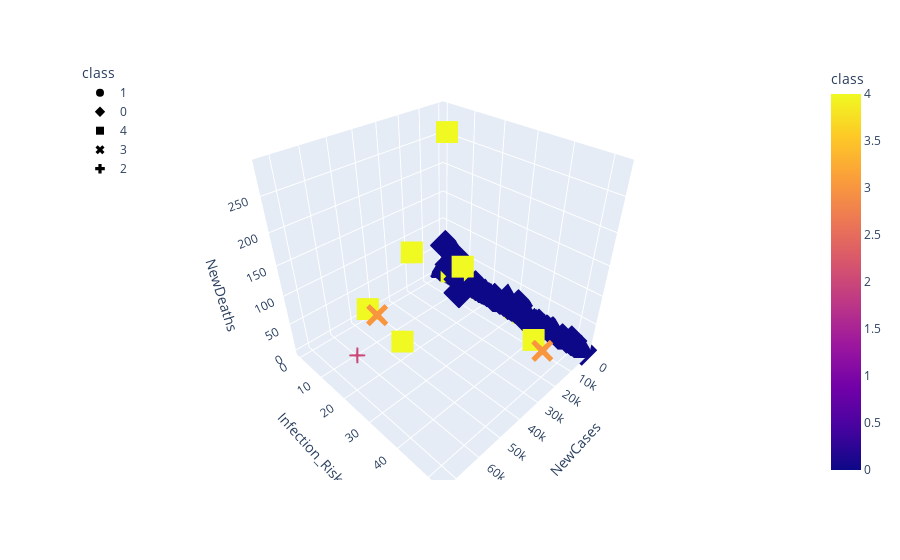

The notebook cell saved with this chart:
### Code cell
fig = px.scatter_3d(
    covid_data_df,
    x="NewCases",
    y="Infection_Risk",
    z="NewDeaths",
    color="class",
    symbol="class"
)
fig.update_layout(legend=dict(x=0, y=1))
fig.show()

### Figure 1 — Plotly figure (JSON) as saved in the notebook; plotly's stock layout.template omitted (floating-point values rounded to 4 significant figures; data arrays with more than 128 entries replaced by an {"elided": "..."} marker saying what was removed)
{"data": [{"hovertemplate": "class=%{marker.color}<br>NewCases=%{x}<br>Infection_Risk=%{y}<br>NewDeaths=%{z}<extra></extra>", "legendgroup": "1", "marker": {"color": [1, 1], "coloraxis": "coloraxis", "symbol": "circle"}, "mode": "markers", "name": "1", "scene": "scene", "showlegend": true, "type": "scatter3d", "x": [0, 0], "y": [24.47, 24.47], "z": [0, 0]}, {"hovertemplate": "class=%{marker.color}<br>NewCases=%{x}<br>Infection_Risk=%{y}<br>NewDeaths=%{z}<extra></extra>", "legendgroup": "0", "marker": {"color": {"elided": "340 int values"}, "coloraxis": "coloraxis", "symbol": "diamond"}, "mode": "markers", "name": "0", "scene": "scene", "showlegend": true, "type": "scatter3d", "x": {"elided": "340 int values"}, "y": {"elided": "340 float values"}, "z": {"elided": "340 int values"}}, {"hovertemplate": "class=%{marker.color}<br>NewCases=%{x}<br>Infection_Risk=%{y}<br>NewDeaths=%{z}<extra></extra>", "legendgroup": "4", "marker": {"color": [4, 4, 4, 4, 4, 4, 4, 4, 4, 4, 4, 4, 4, 4, 4, 4, 4, 4, 4, 4, 4, 4, 4, 4, 4, 4, 4, 4, 4, 4, 4, 4], "coloraxis": "coloraxis", "symbol": "square"}, "mode": "markers", "name": "4", "scene": "scene", "showlegend": true, "type": "scatter3d", "x": [0, 15291, 0, 48245, 493, 839, 46685, 12305, 0, 24892, 0, 0, 0, 11710, 0, 0, 0, 15291, 0, 48245, 493, 839, 46685, 12305, 0, 24892, 0, 0, 0, 11710, 0, 0], "y": [13.94, 12.26, 24.69, 5.33, 15.8, 4.32, 18.17, 42.87, 32.98, 5.33, 39.83, 17.97, 29.78, 16.22, 35.98, 4.14, 13.94, 12.26, 24.69, 5.33, 15.8, 4.32, 18.17, 42.87, 32.98, 5.33, 39.83, 17.97, 29.78, 16.22, 35.98, 4.14], "z": [0, 287, 0, 38, 0, 11, 14, 17, 0, 97, 0, 0, 0, 74, 0, 0, 0, 287, 0, 38, 0, 11, 14, 17, 0, 97, 0, 0, 0, 74, 0, 0]}, {"hovertemplate": "class=%{marker.color}<br>NewCases=%{x}<br>Infection_Risk=%{y}<br>NewDeaths=%{z}<extra></extra>", "legendgroup": "3", "marker": {"color": [3, 3, 3, 3, 3, 3, 3, 3], "coloraxis": "coloraxis", "symbol": "x"}, "mode": "markers", "name": "3", "scene": "scene", "showlegend": true, "type": "scatter3d", "x": [0, 0, 48717, 12387, 0, 0, 48717, 12387], "y": [39.68, 24.62, 9.98, 46.05, 39.68, 24.62, 9.98, 46.05], "z": [0, 0, 42, 7, 0, 0, 42, 7]}, {"hovertemplate": "class=%{marker.color}<br>NewCases=%{x}<br>Infection_Risk=%{y}<br>NewDeaths=%{z}<extra></extra>", "legendgroup": "2", "marker": {"color": [2, 2], "coloraxis": "coloraxis", "symbol": "cross"}, "mode": "markers", "name": "2", "scene": "scene", "showlegend": true, "type": "scatter3d", "x": [0, 73087], "y": [25.69, 25.78], "z": [0, 88]}], "layout": {"coloraxis": {"colorbar": {"title": {"text": "class"}}, "colorscale": [[0, "#0d0887"], [0.1111, "#46039f"], [0.2222, "#7201a8"], [0.3333, "#9c179e"], [0.4444, "#bd3786"], [0.5556, "#d8576b"], [0.6667, "#ed7953"], [0.7778, "#fb9f3a"], [0.8889, "#fdca26"], [1, "#f0f921"]]}, "legend": {"title": {"text": "class"}, "tracegroupgap": 0, "x": 0, "y": 1}, "margin": {"t": 60}, "scene": {"domain": {"x": [0, 1], "y": [0, 1]}, "xaxis": {"title": {"text": "NewCases"}}, "yaxis": {"title": {"text": "Infection_Risk"}}, "zaxis": {"title": {"text": "NewDeaths"}}}}}
